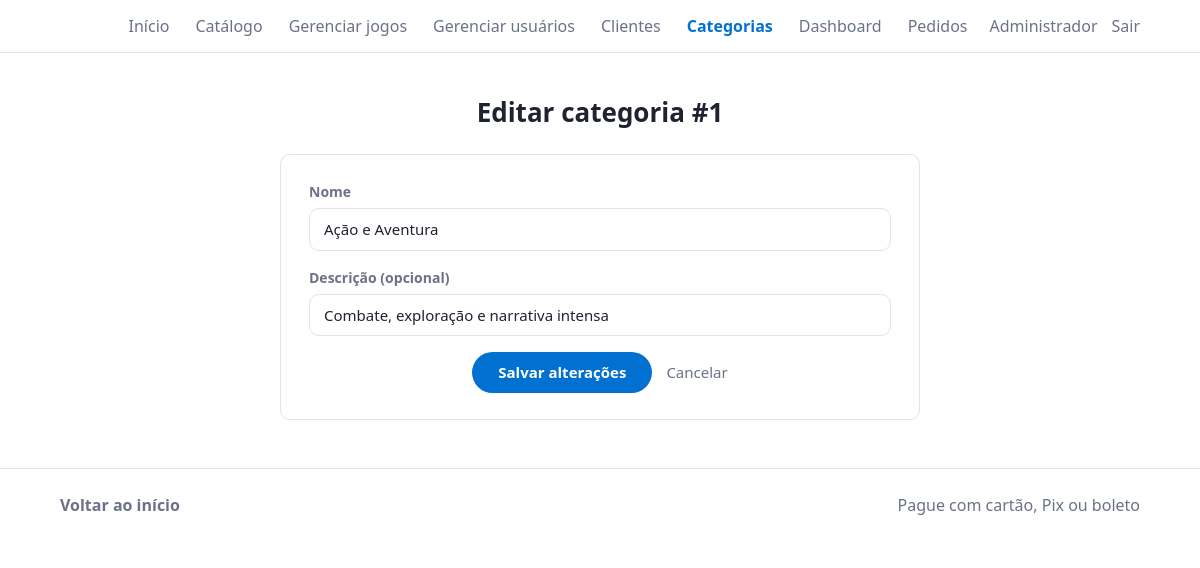
Screenshot of /admin/views/editar_categoria.php?id=1 (signed in) with the database file from the repository.
### tables this page shows
CREATE TABLE categorias (
  id        INT NOT NULL AUTO_INCREMENT,
  nome      VARCHAR(100) NOT NULL,
  descricao VARCHAR(255) NULL,
  PRIMARY KEY (id),
  UNIQUE KEY uq_categorias_nome (nome)
);

### admin/config/db.php (called while the page is built, shortened)
<?php
class Database {
    private static ?PDO $pdo = null;
    public static function conectar(): PDO {
        if (self::$pdo === null) {
            try {
                self::$pdo = new PDO(
                    'mysql:host=' . $GLOBALS['__db_cfg']['host'] . ';dbname=' . $GLOBALS['__db_cfg']['banco'] . ';charset=utf8mb4',
                    $GLOBALS['__db_cfg']['usuario'],
                    $GLOBALS['__db_cfg']['senha'],
                    [
                        PDO::ATTR_ERRMODE => PDO::ERRMODE_EXCEPTION,
                        PDO::ATTR_DEFAULT_FETCH_MODE => PDO::FETCH_ASSOC,
                        PDO::MYSQL_ATTR_INIT_COMMAND => "SET time_zone = '-03:00'",
                    ]
                );
            } catch (PDOException $e) {
                http_response_code(500);
                error_log('Falha ao conectar no banco: ' . $e->getMessage());
                exit('Não foi possível conectar ao banco de dados. Verifique se o MySQL do XAMPP está ligado '
                   . 'e se o script sql/script.sql foi importado.');
            }
        }
        return self::$pdo;
    }
}

### admin/models/categorias.php (called while the page is built, shortened)
<?php
require_once __DIR__ . '/../config/db.php';
class Categoria {
    private PDO $db;
    public function __construct() { $this->db = Database::conectar(); }
    public function buscarPorId(int $id) {
        $st = $this->db->prepare('SELECT * FROM categorias WHERE id=?');
        $st->execute([$id]);
        return $st->fetch();
    }
}

### admin/config/auth.php (called while the page is built, shortened)
<?php
require_once __DIR__ . '/db.php';
function h($s) { return htmlspecialchars((string)$s, ENT_QUOTES, 'UTF-8'); }

### admin/views/editar_categoria.php (the view, shortened to what this page needs)
<?php
require_once '../config/auth.php';
require_once '_layout.php';
require_once '../models/categorias.php';
$m = new Categoria();
$id = (int)($_GET['id'] ?? 0);
$c = $m->buscarPorId($id);
$v = ['nome' => $c['nome'], 'descricao' => (string)$c['descricao']];
$botao = 'Salvar alterações';
?>
<h2>Editar categoria #<?= (int)$c['id'] ?></h2>
<?php include '_form_categoria.php'; ?>

### admin/views/_form_categoria.php (shortened to what this page needs)
<form class="cartao-form" method="POST" data-validar>
  <label>Nome <input name="nome" required maxlength="100" data-regra="nome" value="<?= h($v['nome']) ?>"></label>
  <label>Descrição (opcional) <input name="descricao" maxlength="255" value="<?= h($v['descricao']) ?>"></label>
  <div class="form-botoes"><button><?= h($botao) ?></button><a class="cancelar" href="ver_categorias.php">Cancelar</a></div>
</form>

### admin/views/_layout.php (style rules this page uses)
:root { --tx:#1f2330;--mt:#6b7287;--ac:#0070d1;--ac2:#005bb0;--bd:#dfe3ee;--px:clamp(16px,5vw,90px) }
* { box-sizing:border-box }
html { scroll-behavior:smooth;scroll-padding-top:80px }
body { margin:0;color:var(--tx);font:16px/1.5 "Segoe UI",system-ui,sans-serif;background:#fff;min-height:100vh }
a { color:inherit;text-decoration:none }
.pagina h2 { font-size:26px;font-weight:600;text-align:center;margin:40px 0 22px }
.cartao-form { max-width:640px;margin:0 auto;padding:26px 28px;border:1px solid var(--bd);border-radius:10px }
.cartao-form label { display:block;margin:0 0 16px;font-size:14px;font-weight:600;color:var(--mt) }
.cartao-form input,.cartao-form select,.cartao-form textarea { display:block;width:100%;margin-top:6px;padding:9px 14px;border:1px solid var(--bd);border-radius:10px;font:inherit;font-size:15px;font-weight:400;color:var(--tx);background:#fff }
.form-botoes { display:flex;justify-content:center;align-items:center;gap:14px;margin-top:8px }
.form-botoes button { background:var(--ac);color:#fff;border:0;border-radius:99px;padding:9px 26px;font:inherit;font-size:15px;font-weight:600;cursor:pointer;transition:background .15s }
.form-botoes .cancelar { color:var(--mt);font-size:15px }

### rows the page displays
categorias: id "1", nome "Ação e Aventura", descricao "Combate, exploração e narrativa intensa"

### other values shown
$logado['nome'] "Administrador"
$botao "Salvar alterações"
